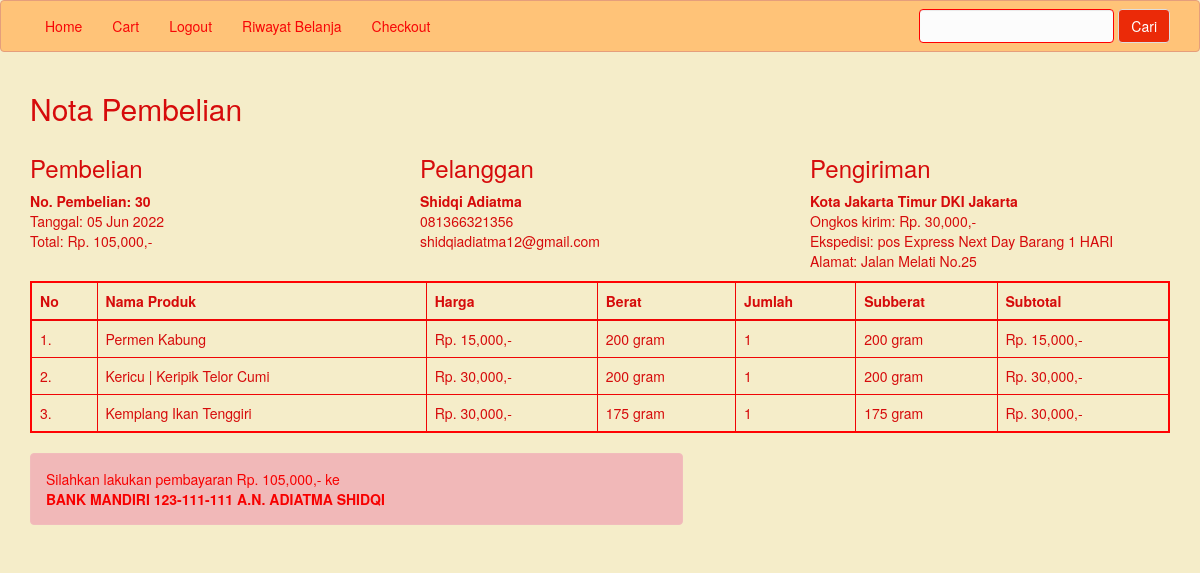
Page /nota.php?id=30 (signed in) on the committed database.
### tables this page shows
CREATE TABLE `pembelian` (
  `id_pembelian` int(11) NOT NULL,
  `id_pelanggan` int(11) NOT NULL,
  `tanggal_pembelian` date NOT NULL,
  `total_pembelian` int(11) NOT NULL,
  `alamat_pengiriman` text NOT NULL,
  `status_pembelian` varchar(100) NOT NULL DEFAULT 'pending',
  `resi_pengiriman` varchar(50) NOT NULL,
  `totalberat` int(11) NOT NULL,
  `provinsi` varchar(150) NOT NULL,
  `distrik` varchar(150) NOT NULL,
  `tipe` varchar(100) NOT NULL,
  `kodepos` varchar(15) NOT NULL,
  `ekspedisi` varchar(50) NOT NULL,
  `paket` varchar(50) NOT NULL,
  `ongkir` int(11) NOT NULL,
  `estimasi` varchar(100) NOT NULL
);

CREATE TABLE `pelanggan` (
  `id_pelanggan` int(11) NOT NULL,
  `email_pelanggan` varchar(50) NOT NULL,
  `password_pelanggan` varchar(50) NOT NULL,
  `nama_pelanggan` varchar(50) NOT NULL,
  `telepon_pelanggan` varchar(20) NOT NULL,
  `alamat_pelanggan` text NOT NULL
);

CREATE TABLE `pembelian_produk` (
  `id_pembelian_produk` int(11) NOT NULL,
  `id_pembelian` int(11) NOT NULL,
  `id_produk` int(11) NOT NULL,
  `jumlah` int(11) NOT NULL,
  `nama` varchar(100) NOT NULL,
  `harga` int(11) NOT NULL,
  `berat` int(11) NOT NULL,
  `subberat` int(11) NOT NULL,
  `subharga` int(11) NOT NULL
);

### nota.php (the view, shortened to what this page needs)
<?php
include 'koneksi.php';
$ambil = $koneksi->query("SELECT * FROM pembelian JOIN pelanggan ON pembelian.id_pelanggan = pelanggan.id_pelanggan WHERE pembelian.id_pembelian = '$_GET[id]'");
$detail = $ambil->fetch_assoc();
?>
<!DOCTYPE html>
<html lang="en">
<head>
  <link rel="stylesheet" href="admin/assets/css/bootstrap.css">
</head>
<body>
<?php include 'templates/navbar.php'; ?>
<section class="content">
  <div class="container">
    <h2>Nota Pembelian</h2>
    <div class="row" style="margin-bottom: 10px;">
      <div class="col-md-4">
        <h3>Pembelian</h3>
        <strong>No. Pembelian: <?= $detail['id_pembelian']; ?></strong><br>
        Tanggal: <?= date("d M Y", strtotime($detail['tanggal_pembelian'])); ?><br>
        Total: Rp. <?= number_format($detail['total_pembelian']); ?>,-
      </div>
      <div class="col-md-4">
        <h3>Pelanggan</h3>
        <strong><?= $detail["nama_pelanggan"]; ?></strong><br>
        <p>
          <?= $detail["telepon_pelanggan"]; ?><br>
          <?= $detail["email_pelanggan"]; ?>
        </p>
      </div>
      <div class="col-md-4">
        <h3>Pengiriman</h3>
        <strong><?= $detail['tipe']; ?> <?= $detail['distrik']; ?> <?= $detail['provinsi']; ?></strong><br>
        Ongkos kirim: Rp. <?= number_format($detail['ongkir']); ?>,-<br>
        Ekspedisi: <?= $detail['ekspedisi']; ?> <?= $detail['paket']; ?> <?= $detail['estimasi']; ?><br>
        Alamat: <?= $detail['alamat_pengiriman']; ?>
      </div>
    </div>
    <table class="table table-bordered">
      <thead>
        <tr>
          <th>No</th>
          <th>Nama Produk</th>
          <th>Harga</th>
          <th>Berat</th>
          <th>Jumlah</th>
          <th>Subberat</th>
          <th>Subtotal</th>
        </tr>
      </thead>
      <tbody>
        <?php $no=1; ?>
        <?php $ambil = $koneksi->query("SELECT * FROM pembelian_produk WHERE id_pembelian = '$_GET[id]'"); ?>
        <?php while($pecah = $ambil->fetch_assoc()): ?>
        <tr>
          <td><?= $no; ?>.</td>
          <td><?= $pecah["nama"]; ?></td>
          <td>Rp. <?= number_format($pecah["harga"]); ?>,-</td>
          <td><?= $pecah["berat"]; ?> gram</td>
          <td><?= $pecah["jumlah"]; ?></td>
          <td><?= $pecah["subberat"]; ?> gram</td>
          <td>Rp. <?= number_format($pecah["subharga"]); ?>,-</td>
        </tr>
        <?php $no++; ?>
        <?php endwhile; ?>
      </tbody>
    </table>
    <div class="row">
      <div class="col-md-7">
        <div class="alert alert-info">
          <p>
            Silahkan lakukan pembayaran Rp. <?= number_format($detail['total_pembelian']); ?>,- ke <br>
            <strong>BANK MANDIRI 123-111-111 A.N. ADIATMA SHIDQI</strong>
          </p>
        </div>
      </div>
    </div>
  </div>
</section>
</body>
</html>

### rows in the picture
pembelian: id_pembelian "30", tanggal_pembelian "05 Jun 2022", total_pembelian "105,000", id_pelanggan.nama_pelanggan "Shidqi Adiatma", id_pelanggan.telepon_pelanggan "081366321356", id_pelanggan.email_pelanggan "shidqiadiatma12@gmail.com", tipe "Kota", distrik "Jakarta Timur", provinsi "DKI Jakarta", ongkir "30,000", ekspedisi "pos", paket "Express Next Day Barang", estimasi "1 HARI", alamat_pengiriman "Jalan Melati No.25"
pembelian_produk: nama "Permen Kabung", harga "15,000", berat "200", jumlah "1", subberat "200", subharga "15,000"
pembelian_produk: nama "Kericu | Keripik Telor Cumi", harga "30,000", berat "200", jumlah "1", subberat "200", subharga "30,000"
pembelian_produk: nama "Kemplang Ikan Tenggiri", harga "30,000", berat "175", jumlah "1", subberat "175", subharga "30,000"
